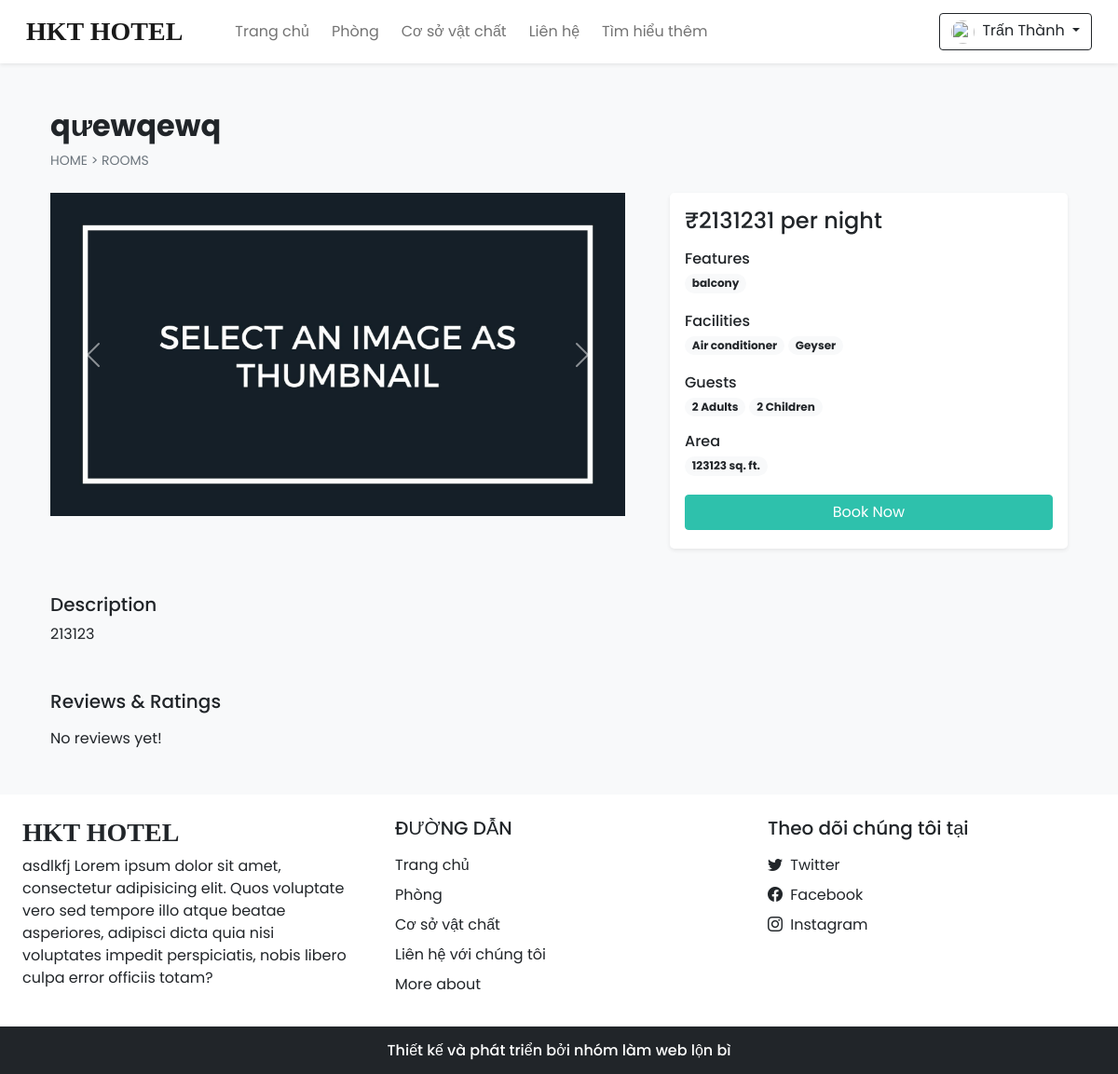
/room_details.php?id=13 (signed in), run on the app's committed database.
### tables this page shows
CREATE TABLE `settings` (
  `sr_no` int(11) NOT NULL,
  `site_title` varchar(50) NOT NULL,
  `site_about` varchar(250) NOT NULL,
  `shutdown` tinyint(1) NOT NULL
);

CREATE TABLE `rooms` (
  `id` int(11) NOT NULL,
  `name` varchar(150) NOT NULL,
  `area` int(11) NOT NULL,
  `price` int(11) NOT NULL,
  `quantity` int(11) NOT NULL,
  `adult` int(11) NOT NULL,
  `children` int(11) NOT NULL,
  `description` varchar(350) NOT NULL,
  `status` tinyint(4) NOT NULL DEFAULT 1,
  `removed` int(11) NOT NULL DEFAULT 0
);

CREATE TABLE `features` (
  `id` int(11) NOT NULL,
  `name` varchar(50) NOT NULL
);

CREATE TABLE `facilities` (
  `id` int(11) NOT NULL,
  `icon` varchar(100) NOT NULL,
  `name` varchar(50) NOT NULL,
  `description` varchar(250) NOT NULL
);

### admin/inc/db_config.php (called while the page is built, shortened)
<?php
  function select($sql,$values,$datatypes)
  {
    $con = $GLOBALS['con'];
    if($stmt = mysqli_prepare($con,$sql))
    {
      mysqli_stmt_bind_param($stmt,$datatypes,...$values);
      if(mysqli_stmt_execute($stmt)){
        $res = mysqli_stmt_get_result($stmt);
        return $res;
      }
      else{
        mysqli_stmt_close($stmt);
        die("Query cannot be executed - Select");
      }
    }
    else{
      die("Query cannot be prepared - Select");
    }
  }
?>

### room_details.php (the view, shortened to what this page needs)
<!DOCTYPE html>
<html lang="en">
<head>
  <?php require('inc/links.php'); ?>
</head>
<body class="bg-light">
  <?php require('inc/header.php'); ?>
  <?php
    $data = filteration($_GET);
    $room_res = select("SELECT * FROM `rooms` WHERE `id`=? AND `status`=? AND `removed`=?",[$data['id'],1,0],'iii');
    $room_data = mysqli_fetch_assoc($room_res);
  ?>
  <div class="container">
    <div class="row">
      <div class="col-12 my-5 mb-4 px-4">
        <h2 class="fw-bold"><?php echo $room_data['name'] ?></h2>
        <div style="font-size: 14px;">
          <a href="index.php" class="text-secondary text-decoration-none">HOME</a>
          <span class="text-secondary"> > </span>
          <a href="rooms.php" class="text-secondary text-decoration-none">ROOMS</a>
        </div>
      </div>
      <div class="col-lg-7 col-md-12 px-4">
        <div id="roomCarousel" class="carousel slide" data-bs-ride="carousel">
          <div class="carousel-inner">
            <?php
              $room_img = ROOMS_IMG_PATH."thumbnail.jpg";
              $img_q = mysqli_query($con,"SELECT * FROM `room_images`
                WHERE `room_id`='$room_data[id]'");
              if(mysqli_num_rows($img_q)>0)
              {
                $active_class = 'active';
                while($img_res = mysqli_fetch_assoc($img_q))
                {
                  echo"
                    <div class='carousel-item $active_class'>
                      <img src='".ROOMS_IMG_PATH.$img_res['image']."' class='d-block w-100 rounded'>
                    </div>
                  ";
                  $active_class='';
                }
              }
              else{
                echo"<div class='carousel-item active'>
                  <img src='$room_img' class='d-block w-100'>
                </div>";
              }
            ?>
          </div>
          <button class="carousel-control-prev" type="button" data-bs-target="#roomCarousel" data-bs-slide="prev">
            <span class="carousel-control-prev-icon" aria-hidden="true"></span>
          </button>
          <button class="carousel-control-next" type="button" data-bs-target="#roomCarousel" data-bs-slide="next">
            <span class="carousel-control-next-icon" aria-hidden="true"></span>
          </button>
        </div>
      </div>
      <div class="col-lg-5 col-md-12 px-4">
        <div class="card mb-4 border-0 shadow-sm rounded-3">
          <div class="card-body">
            <?php
              echo<<<price
                <h4>₹$room_data[price] per night</h4>
              price;
              $fea_q = mysqli_query($con,"SELECT f.name FROM `features` f
                INNER JOIN `room_features` rfea ON f.id = rfea.features_id
                WHERE rfea.room_id = '$room_data[id]'");
              $features_data = "";
              while($fea_row = mysqli_fetch_assoc($fea_q)){
                $features_data .="<span class='badge rounded-pill bg-light text-dark text-wrap me-1 mb-1'>
                  $fea_row[name]
                </span>";
              }
              echo<<<features
                <div class="mb-3">
                  <h6 class="mb-1">Features</h6>
                  $features_data
                </div>
              features;
              $fac_q = mysqli_query($con,"SELECT f.name FROM `facilities` f
                INNER JOIN `room_facilities` rfac ON f.id = rfac.facilities_id
                WHERE rfac.room_id = '$room_data[id]'");
              $facilities_data = "";
              while($fac_row = mysqli_fetch_assoc($fac_q)){
                $facilities_data .="<span class='badge rounded-pill bg-light text-dark text-wrap me-1 mb-1'>
                  $fac_row[name]
                </span>";
              }
              echo<<<facilities
                <div class="mb-3">
                  <h6 class="mb-1">Facilities</h6>
                  $facilities_data
                </div>
              facilities;
              echo<<<guests
                <div class="mb-3">
                  <h6 class="mb-1">Guests</h6>
                  <span class="badge rounded-pill bg-light text-dark text-wrap">
                    $room_data[adult] Adults
                  </span>
                  <span class="badge rounded-pill bg-light text-dark text-wrap">
                    $room_data[children] Children
                  </span>
                </div>
              guests;
              echo<<<area
                <div class="mb-3">
                  <h6 class="mb-1">Area</h6>
                  <span class='badge rounded-pill bg-light text-dark text-wrap me-1 mb-1'>
                    $room_data[area] sq. ft.
                  </span>
                </div>
              area;
              if(!$settings_r['shutdown']){
                $login=0;
                if(isset($_SESSION['login']) && $_SESSION['login']==true){
                  $login=1;
                }
                echo<<<book
                  <button onclick='checkLoginToBook($login,$room_data[id])' class="btn w-100 text-white custom-bg shadow-none mb-1">Book Now</button>
                book;
              }
            ?>
          </div>
        </div>
      </div>
      <div class="col-12 mt-4 px-4">
        <div class="mb-5">
          <h5>Description</h5>
          <p>
            <?php echo $room_data['description'] ?>
          </p>
        </div>
        <div>
          <h5 class="mb-3">Reviews & Ratings</h5>
          <?php
            $review_q = "SELECT rr.*,uc.name AS uname, uc.profile, r.name AS rname FROM `rating_review` rr
              INNER JOIN `user_cred` uc ON rr.user_id = uc.id
              INNER JOIN `rooms` r ON rr.room_id = r.id
              WHERE rr.room_id = '$room_data[id]'
              ORDER BY `sr_no` DESC LIMIT 15";
            $review_res = mysqli_query($con,$review_q);
            if(mysqli_num_rows($review_res)==0){
              echo 'No reviews yet!';
            }
          ?>
        </div>
      </div>
    </div>
  </div>
  <?php require('inc/footer.php'); ?>
</body>
</html>

### inc/header.php (shortened to what this page needs)
<nav id="nav-bar" class="navbar navbar-expand-lg navbar-light bg-white px-lg-3 py-lg-2 shadow-sm sticky-top">
  <div class="container-fluid">
    <a class="navbar-brand me-5 fw-bold fs-3 h-font " href="index.php">
      <?php echo $settings_r['site_title'] ?></a>
    <div class="collapse navbar-collapse" id="navbarSupportedContent">
      <ul class="navbar-nav me-auto mb-2 mb-lg-0">
        <li class="nav-item">
          <a class="nav-link me-2" href="index.php">Trang chủ</a>
        </li>
        <li class="nav-item">
          <a class="nav-link me-2" href="rooms.php">Phòng</a>
        </li>
        <li class="nav-item">
          <a class="nav-link me-2" href="facilities.php">Cơ sở vật chất</a>
        </li>
        <li class="nav-item">
          <a class="nav-link me-2" href="contact.php">Liên hệ</a>
        </li>
        <li class="nav-item">
          <a class="nav-link" href="about.php">Tìm hiểu thêm</a>
        </li>
      </ul>
      <div class="d-flex">
        <?php
          if(isset($_SESSION['login']) && $_SESSION['login']==true)
          {
            $path = USERS_IMG_PATH;
            echo<<<data
              <div class="btn-group">
                <button type="button" class="btn btn-outline-dark shadow-none dropdown-toggle" data-bs-toggle="dropdown" data-bs-display="static" aria-expanded="false">
                  <img src="$path$_SESSION[uPic]" style="width: 25px; height: 25px;" class="me-1 rounded-circle">
                  $_SESSION[uName]
                </button>
                <ul class="dropdown-menu dropdown-menu-lg-end">
                  <li><a class="dropdown-item" href="profile.php">Profile</a></li>
                  <li><a class="dropdown-item" href="bookings.php">Bookings</a></li>
                  <li><a class="dropdown-item" href="logout.php">Logout</a></li>
                </ul>
              </div>
            data;
          }
        ?>
      </div>
    </div>
  </div>
</nav>

### inc/footer.php (shortened to what this page needs)
<div class="container-fluid bg-white mt-5">
  <div class="row">
    <div class="col-lg-4 p-4">
      <h3 class="h-font fw-bold fs-3 mb-2"><?php echo $settings_r['site_title'] ?></h3>
      <p>
        <?php echo $settings_r['site_about'] ?>
      </p>
    </div>
    <div class="col-lg-4 p-4">
      <h5 class="mb-3">ĐƯỜNG DẪN</h5>
      <a href="index.php" class="d-inline-block mb-2 text-dark text-decoration-none">Trang chủ</a> <br>
      <a href="rooms.php" class="d-inline-block mb-2 text-dark text-decoration-none">Phòng</a> <br>
      <a href="facilities.php" class="d-inline-block mb-2 text-dark text-decoration-none">Cơ sở vật chất</a> <br>
      <a href="contact.php" class="d-inline-block mb-2 text-dark text-decoration-none">Liên hệ với chúng tôi</a> <br>
      <a href="about.php" class="d-inline-block mb-2 text-dark text-decoration-none">More about</a>
    </div>
    <div class="col-lg-4 p-4">
        <h5 class="mb-3">Theo dõi chúng tôi tại</h5>
        <?php
          if($contact_r['tw']!=''){
            echo<<<data
              <a href="$contact_r[tw]" class="d-inline-block text-dark text-decoration-none mb-2">
                <i class="bi bi-twitter me-1"></i> Twitter
              </a><br>
            data;
          }
        ?>
        <a href="<?php echo $contact_r['fb'] ?>" class="d-inline-block text-dark text-decoration-none mb-2">
          <i class="bi bi-facebook me-1"></i> Facebook
        </a><br>
        <a href="<?php echo $contact_r['insta'] ?>" class="d-inline-block text-dark text-decoration-none">
          <i class="bi bi-instagram me-1"></i> Instagram
        </a><br>
    </div>
  </div>
</div>
<h6 class="text-center bg-dark text-white p-3 m-0">Thiết kế và phát triển bởi nhóm làm web lộn bì</h6>

### CSS/common.css (style rules this page uses)
:root { --teal: #2ec1ac; --teal_hover: #279e8c; }
* { font-family: 'Poppins', sans-serif; }
.h-font { font-family: 'Merienda', cursive; }
.custom-bg { background-color: var(--teal); border: 1px solid var(--teal); }

### data on the page
settings: site_title "HKT HOTEL", site_about "asdlkfj Lorem ipsum dolor sit amet, consectetur adipisicing elit. Quos voluptate vero sed tempore illo atque beatae asperiores, adipisci dicta quia nisi voluptates impedit perspiciatis, nobis libero culpa error officiis totam?"
rooms: name "qưewqewq", price "2131231", adult "2", children "2", area "123123", description "213123"
features: name "balcony"
facilities: name "Air conditioner"
facilities: name "Geyser"

### other printed values
$_SESSION[uName] "Trấn Thành"
